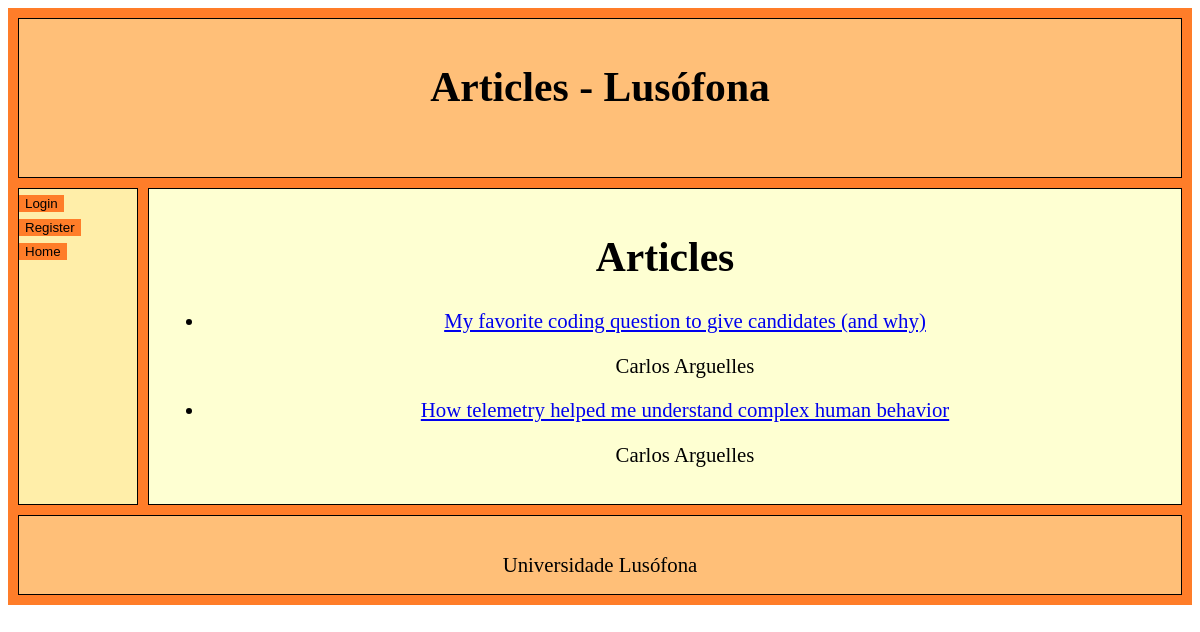
The app's page /artigos/ with its own data.
### artigos/models.py (models this page shows, shortened)
class Article(models.Model):
    title = models.CharField(max_length=100)
    intro = models.TextField(default="")
    content = models.TextField()
    author = models.ForeignKey(UserProfile, on_delete=models.CASCADE, related_name='articles')
    created_at = models.DateTimeField(auto_now_add=True)

class UserProfile(models.Model):
    user = models.ForeignKey(User, on_delete=models.CASCADE, related_name='artigos',default=6)
    name = models.CharField(max_length=100,default='Unknown')
    image = models.ImageField(upload_to='artigos/images', null=True, blank=True)
    bio = models.TextField()

### artigos/views.py (the view)
# urls.py: path('', articles_view, name='home'),
def articles_view(request):
    articles = Article.objects.all()
    context = {'articles' : articles.order_by('created_at')}
    return render(request,"artigos/articles.html",context)

### artigos/templates/artigos/articles.html
{% extends 'artigos/layout.html' %}
{% block content %}
<center>
    <h1> Articles</h1>
    <ul>
        {% for article in articles %}
            <li>
                <a href="{% url 'artigos:article_view' article.id %}"> {{article.title}} </a>
                <p> {{ article.author.name }} </p>
            </li>
        {% endfor %}
    </ul>
</center>
{% endblock %}

### records on screen
Article: title "My favorite coding question to give candidates (and why)", author.name "Carlos Arguelles"
Article: title "How telemetry helped me understand complex human behavior", author.name "Carlos Arguelles"
